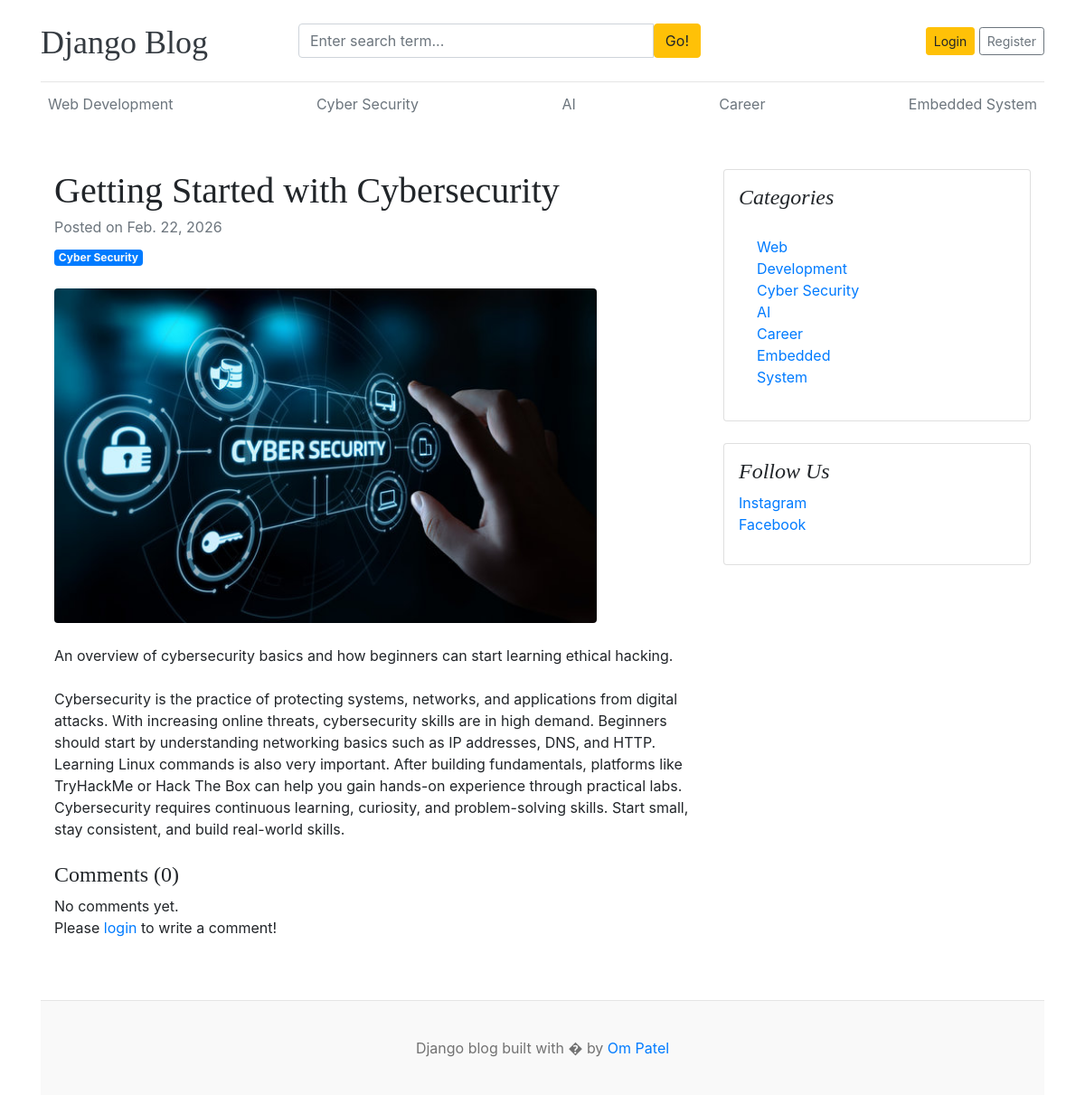
The app's page /blogs/getting-started-with-cybersecurity/ with its own data.
### blogapp/models.py (models this page shows, shortened)
class Category (models.Model):
    category_name = models.CharField(max_length=50,unique=True)
    created_at = models.DateTimeField(auto_now_add=True)
    updated_at = models.DateTimeField(auto_now=True)
    class Meta:
        verbose_name_plural ='categories'
    def __str__ (self):
        return self.category_name

class Blog (models.Model):
    title = models.CharField(max_length=100)
    slug = models.SlugField(max_length=150,unique=True,blank=True)
    category = models.ForeignKey(Category,on_delete=models.CASCADE)
    author = models.ForeignKey(User,on_delete=models.CASCADE)
    featured_image = models.ImageField(upload_to='uploads/%Y/%m/%d')
    short_discription = models.TextField(max_length=500)
    blog_body = models.TextField(max_length=2000)
    status = models.CharField(max_length=50,choices=STATUS_CHOICES,default="Draft")
    is_featured = models.BooleanField(default=False)
    created_at = models.DateField(auto_now_add=True)
    updated_at = models.DateField(auto_now=True)

class Social (models.Model):
    platform = models.CharField(max_length=50)
    link = models.URLField(max_length=100)
    created_at = models.DateTimeField(auto_now_add=True)
    updated_at = models.DateTimeField(auto_now=True)
    class Meta:
        verbose_name_plural ='Social Links'

### blogapp/views.py (the view, shortened to what this page needs)
# urls.py: path('blogs/<slug:slug>/',blog_views.single_blog,name='single_blog'),
def single_blog(request,slug):
    single_blog = get_object_or_404(Blog,slug=slug,status ='Published')
    comments = Comment.objects.filter(blog=single_blog)
    comment_count = comments.count()
    context = {
        'single_blog':single_blog,
        'comments': comments,
        'comment_count': comment_count,
    }
    return render(request,'single_blog.html',context)

### blogapp/context_processor.py (called while the page is built)
def get_category(request):
    categories = Category.objects.all()
    return dict(categories = categories)

def social_links(request):
    social_links = Social.objects.all()
    return dict(social_links = social_links)

### templates/single_blog.html
{% extends 'base.html'%}
{% block content%}
<div class="container mt-5">
    <div class="row">
        <div class="col-lg-8">
            <article>
                <header class="mb-4">
                    <h1 class="fw-bolder mb-1">{{single_blog.title}}</h1>
                    <div class="text-muted fst-italic mb-2">Posted on {{single_blog.created_at}} </div>
                    <a class="badge bg-primary text-decoration-none text-light" href="#!">{{single_blog.category}}</a>
                </header>
                <figure class="mb-4"><img class="img-fluid rounded" src="{{single_blog.featured_image.url}}" alt="..." style="width: 600px; height: 400;" /></figure>
                    <section class="mb-5">
                    <p class="fs-5 mb-4" >{{single_blog.short_discription}}</p>
                <p class="fs-5 mb-4 card-text " >{{single_blog.blog_body}}</p>
                    <h4>Comments ({{ comment_count }})</h4>
                    {% if comments %}
                        {% for comment in comments %}
                            <div class="card mt-1">
                                <div class="card-body">
                                    <p class="card-text mb-0">{{ comment }}</p>
                                    <span>
                                        <small>By {{ comment.user }}</small>
                                        <small>| {{ comment.created_at | timesince }} ago</small>
                                    </span>
                                </div>
                            </div>
                        {% endfor %}
                    {% else %}
                    No comments yet.
                    {% endif %}
                    <br>
                    <div class="form-group">
                        {% if user.is_authenticated %}
                        <form action="" method="POST">
                            {% csrf_token %}
                            <div class="form-group">
                                <textarea name="comment" class="form-control" placeholder="Write your comment"></textarea>
                                <input type="submit" value="Submit" class="btn btn-primary mt-2">
                            </div>
                        </form>
                        {% else %}
                        <p>Please <span><a href="{% url 'login' %}">login</a></span> to write a comment!</p>
                        {% endif %}
                    </div>
                </section>
            </article>
        </div>
        <div class="col-lg-4">
            <div class="card mb-4 p-3">
                <h4 class="font-italic">Categories</h4>
                <div class="card-body">
                    <div class="row">
                        <div class="col-sm-6">
                            <ul class="list-unstyled mb-0">
                                {% for cat in categories %}
                                <li><a href="{% url 'blog_by_category' cat.id %}">{{cat.category_name}}</a></li>
                                {%endfor%}
                            </ul>
                        </div>
                    </div>
                </div>
            </div>
            <div class="card mb-4 p-3">
                <h4 class="font-italic">Follow Us</h4>
                <ol class="list-unstyled">
                    {%for i in social_links%}
                    <li><a href="{{i.link}}" target="_blank">{{i.platform}}</a></li>
                    {%endfor%}
                </ol>
            </div>
        </div>
    </div>
</div>
{%endblock%}

### templates/base.html (shortened to what this page needs)
{% load static %}
<!DOCTYPE html>
<html lang="en">
<head>
    <link href="https://getbootstrap.com/docs/4.0/dist/css/bootstrap.min.css" rel="stylesheet">
    <link href="{% static 'css/blog.css'%}" rel="stylesheet">
    <link rel="stylesheet" href="https://cdnjs.cloudflare.com/ajax/libs/font-awesome/4.7.0/css/font-awesome.min.css">
  </head>
<body>
    <div class="container">
      <header class="blog-header py-3">
        <div class="row flex-nowrap justify-content-between align-items-center">
          <div class="col-3 pt-1">
            <a class="blog-header-logo text-dark" href="/">Django Blog</a>
          </div>
           <div class="col-5 ">
             <form action="{%url 'search' %}" method="GET">
             <div class="input-group">
                <input class="form-control" name="search" value="{{keyword}}" type="text" placeholder="Enter search term..." aria-label="Enter search term..." aria-describedby="button-search" />
                  <button  class="btn btn-warning" id="button-search" type="submit">Go!</button>
            </div>
            </form>
          </div>
          <div class="col-4 d-flex justify-content-end align-items-center">
            {% if user.is_authenticated %}
            <span><a href="{% url 'dashboard' %}">Dashboard </a>|<a href="{% url 'logout' %}"> Log Out</a></span>
            {% else %}
            <a class="btn btn-sm btn-warning" href="{% url 'login' %}">Login</a> &nbsp;
            <a class="btn btn-sm btn-outline-secondary" href="{%url 'registration' %}">Register</a>
            {% endif %}
          </div>
        </div>
      </header>
      <div class="nav-scroller py-1 mb-2">
        <nav class="nav d-flex justify-content-between">
          {% for cat in categories %}
          <a class="p-2 text-muted" href="{% url 'blog_by_category' cat.id %}">{{cat.category_name}}</a>
          {%endfor%}
        </nav>
      </div>
{% block content %}
{%endblock%}
<footer class="blog-footer" style="margin-top: 20px;">
  <p>Django blog built with � by <a href="#">Om Patel</a></p>
</footer>
</body>
</html>

### blog/static/css/blog.css (style rules this page uses)
.blog-header { border-bottom: 1px solid #e5e5e5; }
.blog-header-logo { font-family: "Playfair Display", Georgia, "Times New Roman", serif; font-size: 2.25rem; }
h1, h2, h3, h4, h5, h6 { font-family: "Playfair Display", Georgia, "Times New Roman", serif; }
.blog-footer { padding: 2.5rem 0; color: #727272; text-align: center; background-color: #f9f9f9; border-top: .05rem solid #e5e5e5; }
.blog-footer p:last-child { margin-bottom: 0; }

### records on screen
Category: category_name "Web Development"
Category: category_name "Cyber Security"
Category: category_name "AI"
Category: category_name "Career"
Category: category_name "Embedded System"
Blog: title "Getting Started with Cybersecurity", created_at "Feb. 22, 2026", category "Cyber Security", featured_image (picture), short_discription "An overview of cybersecurity basics and how beginners can start learning ethical hacking.", blog_body "Cybersecurity is the practice of protecting systems, networks, and applications from digital attacks. With increasing online threats, cybersecurity skills are in high demand. Beginners should start by understanding networking basics such as IP addresses, DNS, and HTTP. Learning Linux commands is also very important. After building fundamentals, platforms like TryHackMe or Hack The Box can help you gain hands-on experience through practical labs. Cybersecurity requires continuous learning, curiosity, and problem-solving skills. Start small, stay consistent, and build real-world skills."
Social: platform "Instagram"
Social: platform "Facebook"

### other values on screen
{{ comment_count }} "0"
